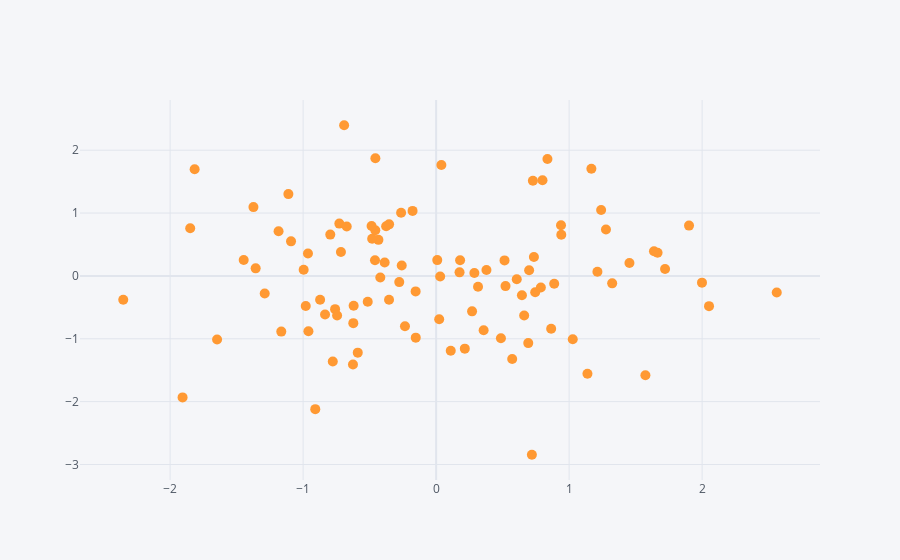

The code cell stored with this chart in its notebook:
### Code cell
df.iplot(kind='scatter', x='A', y='B', mode='markers', size=10)
